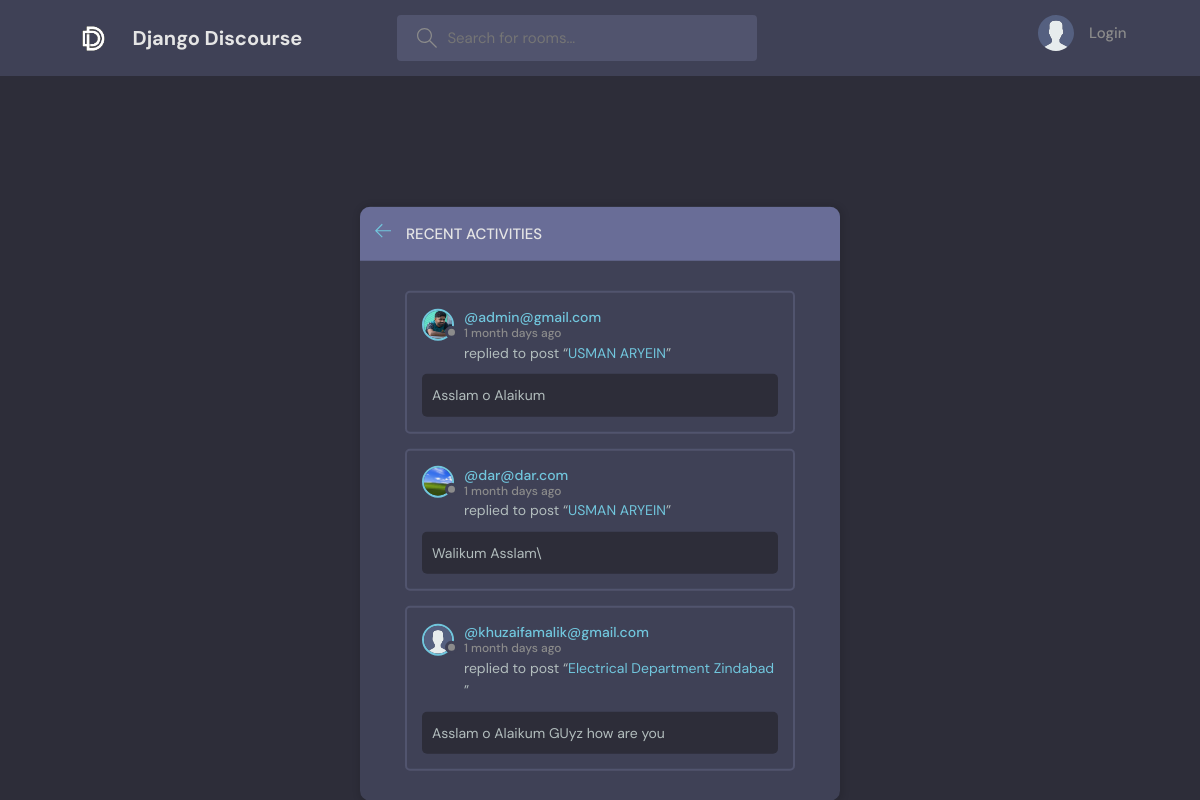
/activities/, run on an earlier commit of the app's database.
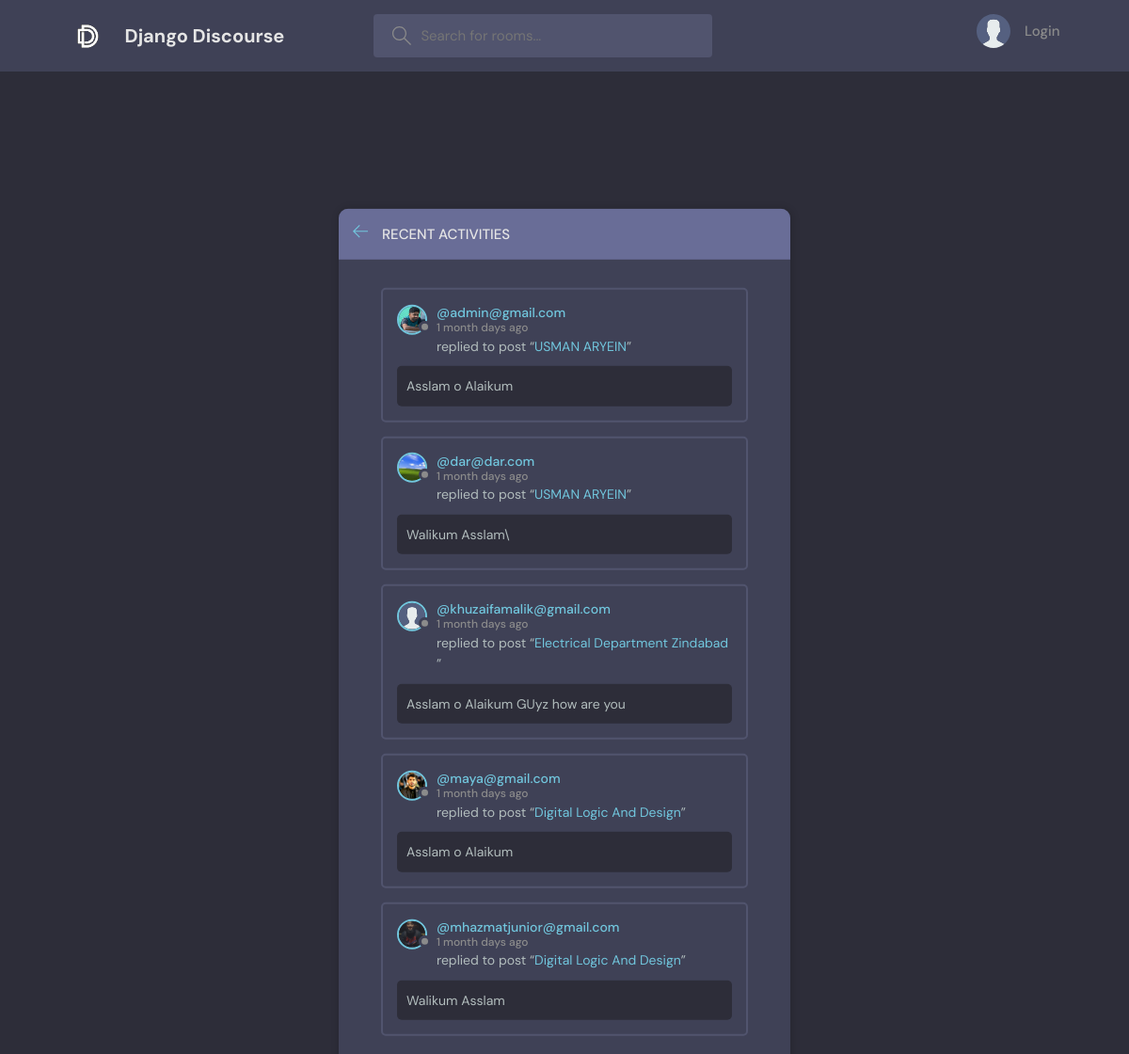
And on a later commit of the database.
### chat/models.py (models this page shows, shortened)
class Message(models.Model):
    user = models.ForeignKey(User,on_delete=models.CASCADE)
    room = models.ForeignKey(Room,on_delete=models.CASCADE)
    message = models.TextField()
    updated = models.DateTimeField(auto_now=True)
    created = models.DateTimeField(auto_now_add=True)

class User(AbstractUser):
    name = models.CharField(max_length=200,null=True)
    email = models.EmailField(unique=True,null=True)
    bio = models.TextField(null=True)
    avatar = models.ImageField(null=True,default="avatar.svg")
    USERNAME_FIELD = 'email'
    REQUIRED_FIELDS = []

class Room(models.Model):
    host = models.ForeignKey(User,on_delete=models.SET_NULL,null=True)
    name = models.CharField(max_length=200)
    description = models.TextField(null=True,blank=True)
    participants = models.ManyToManyField(User,related_name="Participants",blank=True)
    topic = models.ForeignKey(Topic,on_delete=models.SET_NULL,null=True)
    updated = models.DateTimeField(auto_now=True)
    created = models.DateTimeField(auto_now_add=True)
    class Meta:
        ordering = ['-updated','-created']
    def __str__(self):
        return self.name

### chat/views.py (the view)
# urls.py: path('activities/',views.activity,name="activitypage"),
def activity(request):
    chats = Message.objects.all()
    context = {'topics' : topics,'chats' : chats,'page' : 'Activity'}
    return render(request,'chat/activity.html',context)

### chat/templates/chat/activity.html (shortened to what this page needs)
{% extends "base.html" %}
{% block content %}
    <main class="layout">
      <div class="container">
        <div class="layout__box">
          <div class="layout__boxHeader">
            <div class="layout__boxTitle">
              <a href="{% url 'home' %}">
                <svg version="1.1" xmlns="http://www.w3.org/2000/svg" width="32" height="32" viewBox="0 0 32 32">
                  <title>arrow-left</title>
                  <path
                    d="M13.723 2.286l-13.723 13.714 13.719 13.714 1.616-1.611-10.96-10.96h27.625v-2.286h-27.625l10.965-10.965-1.616-1.607z"
                  ></path>
                </svg>
              </a>
              <h3>Recent Activities</h3>
            </div>
          </div>
          <div class="activities-page layout__body">
            {% for chat in chats|slice:":5" %}
    <div class="activities__box">
      <div class="activities__boxHeader roomListRoom__header">
        <a href="{% url 'userprofile' chat.user.id %}" class="roomListRoom__author">
          <div class="avatar avatar--small">
            <img src="{{chat.user.avatar.url}}" />
          </div>
          <p>
            @{{chat.user}}
            <span>{{chat.created|timesince}} days ago</span>
          </p>
        </a>
      </div>
      <div class="activities__boxContent">
        <p>
          replied to post “<a href="{% url 'room' chat.room.id %}">{{chat.room}}</a
          >”
        </p>
        <div class="activities__boxRoomContent">
            {{chat.message}}
        </div>
      </div>
    </div>
    {% endfor %}
          </div>
        </div>
      </div>
    </main>
{% endblock  %}

What changed in the data, as far as the page shows it:
added Message: user.avatar (picture), user "maya@gmail.com", created "1 month", room "Digital Logic And Design", message "Asslam o Alaikum"
added Message: user.avatar (picture), user "mhazmatjunior@gmail.com", created "1 month", room "Digital Logic And Design", message "Walikum Asslam"
